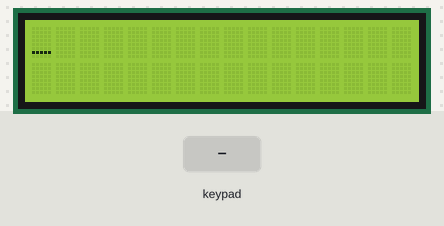
Recording of a sketch running on a simulated Arduino Uno, built with avr-gcc and run on an emulated ATmega328P. On the bench: 16×2 character LCD. Inputs (shaded band) come from the test bench.

Above: at 1.2 s.
1.3 s: key 'A' pressed
At 1.7 s:
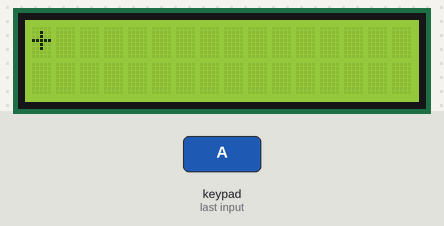
4.3 s: keypad keys 6 7 8 9 A pressed 0.4 s apart
At 6.6 s:
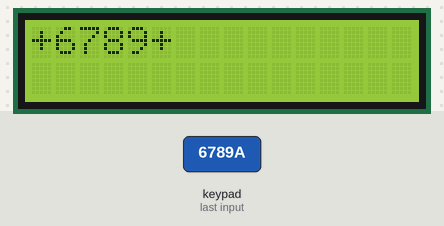
9.3 s: keypad keys 6 7 8 9 D pressed 0.4 s apart
At 11.5 s:
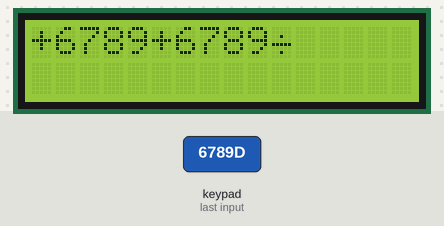
14.3 s: key '#' pressed
At 14.8 s:
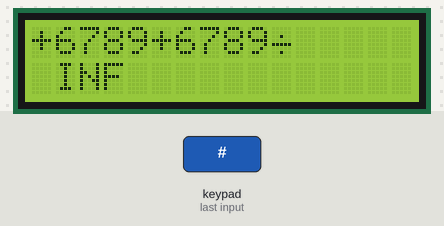
15.8 s: keypad keys 2 3 4 5 D pressed 0.4 s apart
At 18.0 s:
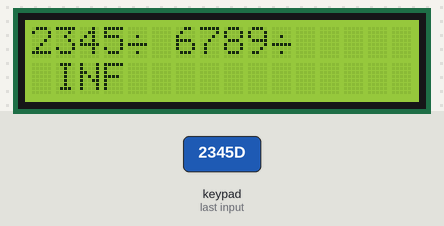
19.3 s: keypad keys 2 3 4 5 A pressed 0.4 s apart
At 21.7 s:
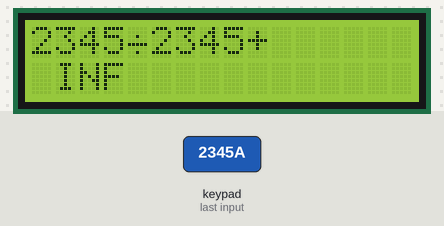
Timing chart, 0 to 23.2 s (numbered marks = the images above; inputs shaded):
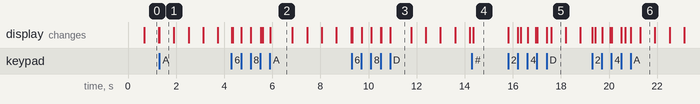

The sketch:

Calculatrice.ino
```cpp
/* Name : Multi-line arduino calculator with keypad and lcd screen
 * Author(s) : Sami N. & Luca D.C.
 *
 */

#include <Keypad.h>
#include "FctET2Nano.h"
#include "Fonction.h"
#include <LiquidCrystal.h>

#define RS A1
#define EN A0
#define D4 12
#define D5 11
#define D6 10
#define D7 A2

#define DIVIDE byte (1)

#define MILLIS 10 //Duree entre deux tours de 10ms ; il permet de gerer l'anti rebond

String calcul = "";


enum Etat {INITIAL, ATTENTE, AFFICHE, CALCUL}; //definition des etats de la machine
enum Etat eEtat;
enum Etat eEtatOld;     // Pour gerer le premier passage dans un etat
boolean boEtatNew ;      // A chaque changement d'etat,se met a true

unsigned long lMillis;  // Compteur de millisecondes

const byte ROWS = 4; //4 Lignes (4 Lines, 4 rows)
const byte COLS = 4; //4 Colonnes (4 columns)
char keys[ROWS][COLS] = {
  {'1', '2', '3', 'A'},
  {'4', '5', '6', 'B'},
  {'7', '8', '9', 'C'},
  {'*', '0', '#', 'D'}
};
byte divide[8]={
  B00000,
  B00000,
  B00100,
  B00000,
  B11111,
  B00000,
  B00100,
  B00000
};

int iPos = 0;
byte colPins[ROWS] = {6,7,8,9};
byte rowPins[COLS] = {2,3,4,5};

String values[101];
String c = "";

int iCpt = 0;
bool exist = false;

Keypad keypad = Keypad( makeKeymap(keys), rowPins, colPins, ROWS, COLS );
LiquidCrystal lcd(RS, EN, D4, D5, D6 , D7);


void setup() {
  clearTab();
  Serial.begin(9600);
  lcd.begin(16, 2);
  lcd.createChar(1,divide);
  eEtat = ATTENTE;
  lMillis = millis() + MILLIS;
}

void loop() {

  while (lMillis >= millis()); // Attente de "MILLIS" ms
  lMillis = lMillis + MILLIS; // Actualise la variable pour le tour suivant


  char k = getKEY();
  if((k == 'A' || k == 'B' || k == 'C' || k == 'D') && (calcul.endsWith("x") || calcul.endsWith("/") || calcul.endsWith("+") || calcul.endsWith("-")))return;
  String key = translate(k);
  boEtatNew = (eEtat != eEtatOld) ? true : false;
  eEtatOld = eEtat;
  if(!key.equals("")){
    if(key.equals("*")){
      lcd.clear();
      clearTab();
      c = "";
      calcul = "";
      iPos=0;
   }
   else{
      eEtat=AFFICHE;
    }
  }

  switch (eEtat)
  {
    case INITIAL:
        break;
      case ATTENTE:
       iCpt++;
       if(iCpt>60){
        iCpt=0;
        if(!exist){
          write(iPos,0,"_");
        }
        else{
          write(iPos,0," ");
        };
        exist = !exist;
       }
        break;
      case AFFICHE:
          if(key.equals("/")){
            calcul += key;
            write(iPos,0,DIVIDE);
            iPos++;
          }
          else if(key.equals("=")){
            eEtat = CALCUL;
          }
          else{
            calcul += key;
            write(iPos,0,key);
            iPos++;
          }
          if(!key.equals("="))eEtat=ATTENTE;
        break;
      case CALCUL:
        if(boEtatNew){
          write(iPos,0," ");
          iPos=0;
          answer(calcul);
        }
        break;

    }
}

char getKEY() {
    return keypad.getKey();
}

String translate(char Key){
  int i = 0;
  while(!values[i].equals("\0")){
    i++;
  }
  if(Key == 'A'){
    values[i] = c;
    c = "\0";
    values[i+1] = "+";
    return "+";
  }
  if(Key == 'B'){
    values[i] = c;
    c = "\0";
    values[i+1] = "-";
    return "-";
  }
  if(Key == 'C'){
    values[i] = c;
    c = "\0";
    values[i+1] = "x";
    return "x";
  }
  if(Key == 'D'){
    values[i] = c;
    c = "\0";
    values[i+1] = "/";
    return "/";
  }
  if(Key == '#'){
    values[i] = c;
    c = "\0";
    return "=";
  }
  else{
    if(Key != 'A' && Key != 'B' && Key != 'C' && Key != 'D' && Key != '#' && Key!= '*' && Key != '\0'){
      c += Key;
    }
    return String(Key);
  }
}

void answer(String line){
  double iC;
  for(int i=1;i<100;i++){
    double value1=values[i-1].toDouble();
    double value2=values[i+1].toDouble();
    String value =values[i];
    if(value.equals("x") || value.equals("/")){
      if(value.equals("x"))iC = value1 * value2;
      if(value.equals("/"))iC = value1 / value2;
      values[i-1] = iC;
      for(int i2=i;i2<100;i2++){
        values[i2] = values[i2+1];
      }
      for(int i2=i;i2<100;i2++){
        values[i2] = values[i2+1];
      }
      i-=2;
    }
    iC=0;
  }
  for(int i=1;i<100;i++){
    double value1=values[i-1].toDouble();
    double value2=values[i+1].toDouble();
    String value =values[i];
    if(value.equals("+") || value.equals("-")){
      if(value.equals("+"))iC = value1 + value2;
      if(value.equals("-"))iC = value1 - value2;
      values[i-1] = iC;
      for(int i2=i;i2<100;i2++){
        values[i2] = values[i2+1];
      }
      for(int i2=i;i2<100;i2++){
        values[i2] = values[i2+1];
      }
      i-=2;
    }
    iC=0;
  }
  clear(-1,1);
  write(0,1,values[0]);
}

void clearTab(){
  for(int i=0;i<100;i++){
    values[i] = "\0";
  }
}
```

FctET2Nano.h
```cpp
/*  FctET2Nano.h pour utilisation du circuit ET2Nano
 *  Les fonctions propres au projets sont a mettre dans les fichiers "Fonction.h" et .ino
 *  Fred Sculati & Jean-Pierre Kolly
 *  mai 2016
 */
#ifndef _FctET2Nano
#define _FctET2Nano

  // definition des valeurs passees et reçu par la fontion "Antirebond"
  #define INACTIF         0 // 0: L'entree est non actionnee
  #define FLANC_INACTIF   1 // 1: L'entree passe en position de repos
  #define ACTIF           2 // 2: L'entree est active
  #define FLANC_ACTIF     3 // 3: L'entree passe a l'etat actif
  #define JUSTE_ACTIF     6 // 6: L'entree est active avant antirebond (ne pas utiliser)
  #define JUSTE_INACTIF   9 // 9: L'entree est inactive avant antirebond (ne pas utiliser)
  #define ACTIF_A_1 0b10000000 // A utiliser en faisant un "|" avec le byte en paramètre
                               // permet d'avoir une entree active a 1 (pulldown)

  // definition des broches utilisees par l'affichage
  #define STCP 10 // Latch
  #define DS   13 // Data
  #define SHCP  9 // Clock

  void TstET2Nano(void);  // Fonction permettant de tester les entrees/sorties et l'affichage
                          // Elle copie les etats des interrupteurs sur les led et affiche de 0 a F

  // Fonction gerant les flancs et les etats d'interrupteurs avec antirebond
  byte Antirebond(int,byte);  // Lecture des entrees. Le paramètre "int" est l'entree a traiter
                              // Voir les defines pour "byte"
                              // La valeur reçu correspond a l'etat avant l'appel de la fonction

  // Fonction gerant l'affichage 7 segments commande par un 74HC595
  void Aff(char); // Prototype de la fonction Aff
  void InitAff(); // Fonction d'init des sorties pour Aff et effacement de l'affichage

#endif
```

FctET2Nano.ino
```cpp
/*  FoctET2Nano.ino pour utilisation du circuit ET2Nano
 *  Les fonctions propres au projets sont a mettre dans les fichiers "Fonction.h" et .ino
 *  Fred Sculati & Jean-Pierre Kolly
 *  mai 2016
 */
#include "FctET2Nano.h"

// Fonction Antirebond ******************************************************************
byte Antirebond (int iEntree,byte bRead){
  boolean boInput = 0;

  if(bRead & ACTIF_A_1){        // Si l'entrée utilise une pulldown (actif à 1)
    boInput = digitalRead(iEntree);
    bRead = bRead ^ ACTIF_A_1;  // Remet à 0 le bit indiquant "actif à 1)
  }
  else{
    boInput = !digitalRead(iEntree);
  }

  if(boInput){ // Si l'entrée est active
    switch (bRead){
      case ACTIF          :
      case FLANC_ACTIF    : return ACTIF;

      case INACTIF        : return JUSTE_ACTIF;
      case JUSTE_ACTIF    : return FLANC_ACTIF;
    }
  }
  else{       // Donc l'entrée est inactive
    switch (bRead){
      case INACTIF        :
      case FLANC_INACTIF  : return INACTIF;

      case ACTIF          : return JUSTE_INACTIF;
      case JUSTE_INACTIF  : return FLANC_INACTIF;
    }
  }
}

// Fonctions InitAff ********************************************************************
void InitAff()
{
  byte bCpt;  //Compteur pour l'initialisation

  pinMode(STCP, OUTPUT);
  pinMode(DS,   OUTPUT);
  pinMode(SHCP, OUTPUT);

  digitalWrite(STCP,LOW);
  digitalWrite(SHCP,LOW);
  digitalWrite(DS, HIGH); // Affichage à anode commune : un HIGH etient le segment
  for(bCpt = 0; bCpt < 8; bCpt++) // Efface l'affichage
  {
    digitalWrite (SHCP, HIGH);  // Impulsions d'horloge pour 8 décalages
    digitalWrite (SHCP, LOW);
  }
  digitalWrite (STCP, HIGH);
  digitalWrite (STCP, LOW);
}

// Fonctions Aff ************************************************************************
void Aff(char cAff) // envoie le code 7 segment correspondant sur l'affichage
{
  byte bMasque = 0b10000000;  // Masque pour isoler 1 sur 8 bits
  const byte t7seg[16] =      // Table code 7 segments
  {//   abcdefgp
      0b00000011, // 0
      0b10011111, // 1
      0b00100101, // 2
      0b00001101, // 3
      0b10011001, // 4
      0b01001001, // 5
      0b01000001, // 6
      0b00011111, // 7
      0b00000001, // 8
      0b00001001, // 9
      0b00010001, // A
      0b11000001, // b
      0b01100011, // C
      0b10000101, // d
      0b01100001, // E
      0b01110001  // F
  };
  static bool boTmpSHCP;  // Pour sauver temporairement la sortie SHCP

  boTmpSHCP = digitalRead(SHCP);  // Sauve la sortie utilisee par le latch
  digitalWrite(SHCP,LOW);
  while(bMasque)  // Envoi des 8 bits en serie
  {
    if(bMasque & t7seg[cAff])   // Si le bit courant est a 1 :
    {
      digitalWrite(DS,HIGH);   // on met 1 sur la sortie de donnee
    }
    else
    {
      digitalWrite(DS,LOW);    // sinon on met 0
    }
    digitalWrite(SHCP,HIGH);
    digitalWrite(SHCP,LOW);
    bMasque = bMasque >> 1;      // Pour passer au bit suivant
  }
  digitalWrite(STCP,HIGH);
  digitalWrite(STCP,LOW);

  digitalWrite(DS,LOW);
  digitalWrite(SHCP,boTmpSHCP);  // Restaure la sortie utilisee par le latch
}

//Fonction pour tester la carte ET2Nano **************************************************
void TstET2Nano(void)
{
  static byte bCompteur = 0;
  static byte b20ms = 0;

  pinMode(A0,INPUT_PULLUP); // Configuration des 8 entrees
  pinMode(A1,INPUT_PULLUP);
  pinMode(A2,INPUT_PULLUP);
  pinMode(A3,INPUT_PULLUP);
  pinMode(A4,INPUT_PULLUP);
  pinMode(A5,INPUT_PULLUP);
  pinMode(11,INPUT_PULLUP);
  pinMode(12,INPUT_PULLUP);
  pinMode(2,OUTPUT);        // Configuration des 8 sorties
  pinMode(3,OUTPUT);
  pinMode(4,OUTPUT);
  pinMode(5,OUTPUT);
  pinMode(6,OUTPUT);
  pinMode(7,OUTPUT);
  pinMode(8,OUTPUT);
  pinMode(9,OUTPUT);
  digitalWrite(2,!digitalRead(A0));  // Les leds = l'etat des boutons (sans anti-rebond)
  digitalWrite(3,!digitalRead(A1));
  digitalWrite(4,!digitalRead(A2));
  digitalWrite(5,!digitalRead(A3));
  digitalWrite(6,!digitalRead(A4));
  digitalWrite(7,!digitalRead(A5));
  digitalWrite(8,!digitalRead(11));
  digitalWrite(9,!digitalRead(12));

  b20ms++;
  if (b20ms > 25)     // 25 * 20 = toutes les 500 ms on incrémente le compteur
  {
    Aff(bCompteur);     // Affiche les valeurs de 0 a F sur le 7 segments
    digitalWrite(9,!digitalRead(12)); // Par ce que Aff modifie la sortie 9
    b20ms = 0;
    if(bCompteur < 15)
    {
      bCompteur ++;
    }
    else
    {
      bCompteur = 0;
    }
  }
}
```

Fonction.h
```cpp
/*  Fonction.h
 *  Entete des fonctions du projet
 *  Jean-Pierre Kolly
 *  Janvier 2017
 */
#ifndef _Fct
#define _Fct

#endif
```

Fonction.ino
```cpp
/*  Fonction.ino
 *  Fonctions du projet
 *  Jean-Pierre Kolly
 *  Janvier 2017
 */
#include "Fonction.h"
void write(int x, int y, String aff){//Fonction pour afficher un String sur le lcd
  if(x>15){
    lcd.clear();
    lcd.setCursor(0,0);
    lcd.print("Limite  atteinte");
  }
  else{
    lcd.setCursor(x,y);
    lcd.print(aff);
  }
}
void write(int x, int y, byte aff){
    if(x>15){
    lcd.clear();
    lcd.setCursor(0,0);
    lcd.print("Limite  atteinte");
  }
  else{
    lcd.setCursor(x,y);
    lcd.write(aff);
  }

}

void clear(int x, int y){
  if(x == -1){
    for(int i=0;i<16;i++){
      lcd.setCursor(i,y);
      lcd.print(" ");
    }
  }
  if(y == -1){
    for(int i=0;i<16;i++){
      lcd.setCursor(x,i);
      lcd.print(" ");
    }
  }
  lcd.setCursor(x,y);
  lcd.print(" ");
}
```

Measured:
- after the input at 1.3 s, the display: changes at once (image 1)
- after the input at 4.3 s, the display: first changes at once (image 2 shows a later state)
- after the input at 9.3 s, the display: first changes at once (image 3 shows a later state)
- after the input at 14.3 s, the display: changes at once (image 4)
- after the input at 15.8 s, the display: first changes at once (image 5 shows a later state)
- after the input at 19.3 s, the display: first changes at once (image 6 shows a later state)
